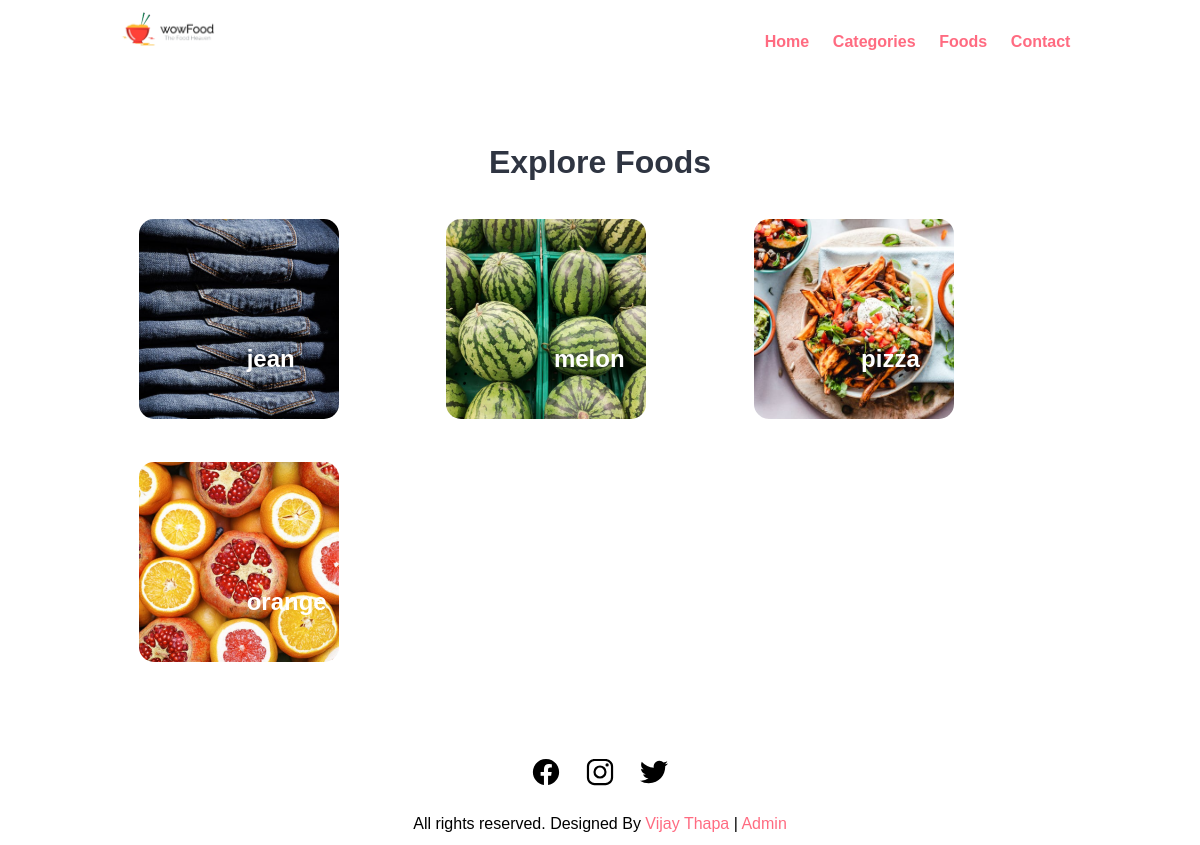
/categories.php, run on the app's committed database.
### tables this page shows
CREATE TABLE `categories` (
  `id` int(11) NOT NULL,
  `unique_id` int(11) NOT NULL,
  `title` varchar(255) NOT NULL,
  `image_name` varchar(255) NOT NULL,
  `featured` varchar(10) NOT NULL,
  `active` varchar(10) NOT NULL
);

### categories.php (the view, shortened to what this page needs)
<?php include "partials/header.php" ?>
    <section class="categories">
        <div class="container">
            <h2 class="text-center">Explore Foods</h2>
            <?php
                $sql = mysqli_query($conn, "SELECT * FROM categories WHERE  active= 'Yes'");
                if(mysqli_num_rows($sql) > 0){
                    while($row=mysqli_fetch_assoc($sql)){
                        ?>
                    <a href="category-foods.php?category_id=<?php echo $row['unique_id'] ?>">
                    <div class="box-3 float-container">
                        <img src="uploads/<?php echo $row['image_name'] ?>" alt="Pizza" class="img-responsive img-curve size">
                        <h3 class="float-text text-white"><?php echo $row['title'] ?></h3>
                    </div>
                    </a>
                    <?php
                    }
                }else{
                    echo "<h2> No categories Found </h2>";
                }
            ?>
        </div>
    </section>
<?php  include_once "partials/footer.php" ?>

### css/style.css (style rules this page uses)
* { margin: 0 0; padding: 0 0; font-family: Arial, Helvetica, sans-serif; }
.container { width: 80%; margin: 0 auto; padding: 1%; }
.img-responsive { width: 100%; }
.size { width:200px; height:200px; object-fit: cover; }
.img-curve { border-radius: 15px; }
.text-center { text-align: center; }
.text-white { color: white; }
a { color: #ff6b81; text-decoration: none; }
h2 { color: #2f3542; font-size: 2rem; margin-bottom: 2%; }
h3 { font-size: 1.5rem; }
.float-container { position: relative; }
.float-text { position: absolute; bottom: 50px; left: 40%; }
.categories { padding: 4% 0; }
.box-3 { width: 28%; float: left; margin: 2%; }

### data on the page
categories: image_name (picture), title "jean"
categories: image_name (picture), title "melon"
categories: image_name (picture), title "pizza"
categories: image_name (picture), title "orange"
